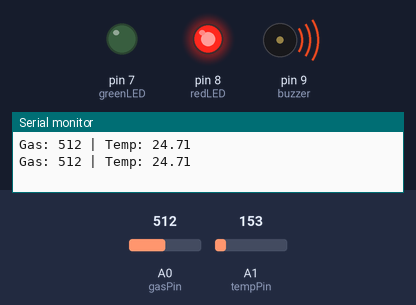
Simulated run of this sketch. Board: Arduino Uno, built with avr-gcc and run on an emulated ATmega328P. Parts: output pins drawn as LEDs (lit = HIGH), buzzer (waves = sounding, pin HIGH), the last lines printed to the serial monitor. Inputs (shaded band) come from the test bench; at power-on: A0 (gasPin) = 512, A1 (tempPin) = 153.

Above: at 1.8 s.
1.9 s: A0 (gasPin) set to 417
3.4 s: A0 (gasPin) set to 387
At 4.3 s:
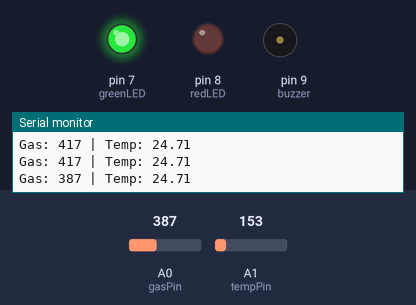
5.5 s: A0 (gasPin) set to 410
At 7.0 s:
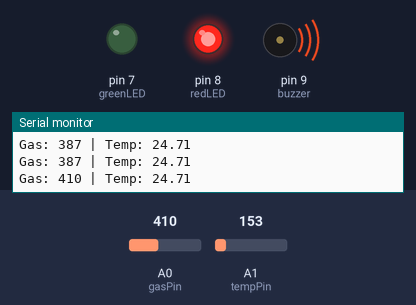
7.5 s: A0 (gasPin) set to 390
At 8.6 s:
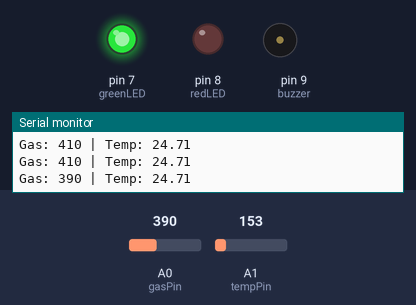
Timing chart, 0 to 10.5 s (numbered marks = the images above; inputs shaded):
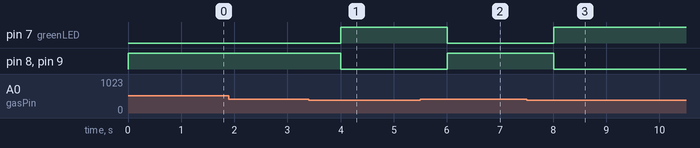

Measured:
- the behaviour switches between 401 and 400 on A0 (gasPin) (found by bisection; images 0 and 1)
- after the input at 3.4 s, pin 7 (greenLED): LOW → HIGH after 0.60 s; pin 8 (redLED), pin 9 (buzzer): HIGH → LOW after 0.60 s
- after the input at 5.5 s, pin 7 (greenLED): HIGH → LOW after 0.51 s; pin 8 (redLED), pin 9 (buzzer): LOW → HIGH after 0.51 s
- after the input at 7.5 s, pin 7 (greenLED): LOW → HIGH after 0.51 s; pin 8 (redLED), pin 9 (buzzer): HIGH → LOW after 0.51 s

The sketch:

gas_and_temperature_alert1.ino
```cpp
int gasPin = A0;
int tempPin = A1;

int redLED = 8;
int greenLED = 7;
int buzzer = 9;

void setup() {
  pinMode(redLED, OUTPUT);
  pinMode(greenLED, OUTPUT);
  pinMode(buzzer, OUTPUT);
  Serial.begin(9600);
}

void loop() {
  int gasLevel = analogRead(gasPin);    // 0 to 1023
  int tempRaw = analogRead(tempPin);    // Raw value from LM36

  // Convert raw value to voltage (0 to 5V)
  float voltage = (tempRaw * 5.0) / 1024.0;

  // Adjust for LM36's 500mV offset and convert to Celsius
  float tempC = (voltage - 0.5) * 100.0;

  Serial.print("Gas: ");
  Serial.print(gasLevel);
  Serial.print(" | Temp: ");
  Serial.println(tempC);

  if (gasLevel > 400 || tempC > 50) { // Danger Range
    digitalWrite(redLED, HIGH);
    digitalWrite(greenLED, LOW);
    digitalWrite(buzzer, HIGH);
  } else {
    digitalWrite(redLED, LOW);
    digitalWrite(greenLED, HIGH);
    digitalWrite(buzzer, LOW);
  }

  delay(1000);
}
```
